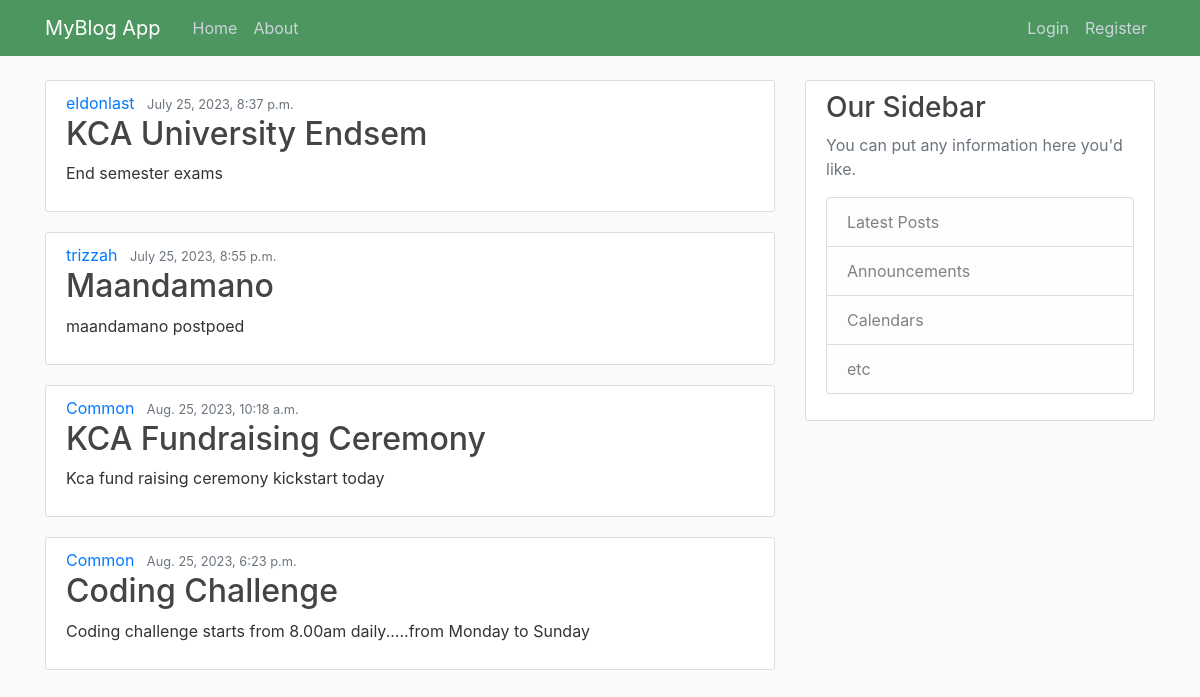
The page / on the database its author committed.
### blogg/models.py (models this page shows, shortened)
class Post(models.Model):
    title=models.CharField(max_length=100)
    content= models.TextField()
    date_posted= models.DateTimeField(default=timezone.now)
    author= models.ForeignKey(User, on_delete=models.CASCADE)

### blogg/views.py (the view)
# urls.py: 2. Add a URL to urlpatterns:  path('', views.home, name='home')
def home(request):
    context={
        'posts':Post.objects.all()
    }
    return render(request, 'blogg/home.html',context)

### blogg/templates/blogg/home.html
{% extends "blogg/base.html"%}
{% block content %}
  {% for post in posts %}
  <article class="media content-section">
    <div class="media-body">
      <div class="article-metadata">
        <a class="mr-2" href="#">{{ post.author }}</a>
        <small class="text-muted">{{ post.date_posted }}</small>
      </div>
      <h2><a class="article-title" href="#">{{ post.title }}</a></h2>
      <p class="article-content">{{ post.content }}</p>
    </div>
  </article>
  {% endfor %}
  {% endblock content %}

### blogg/templates/blogg/base.html (style rules this page uses)
h1, h2, h3, h4, h5, h6 { color: #444444; }
.content-section { background: #ffffff; padding: 10px 20px; border: 1px solid #dddddd; border-radius: 3px; margin-bottom: 20px; }
.article-title { color: #444444; }
.article-content { white-space: pre-line; }

### rows shown on the page
Post: author "eldonlast", date_posted "July 25, 2023, 8:37 p.m.", title "KCA University Endsem", content "End semester exams"
Post: author "trizzah", date_posted "July 25, 2023, 8:55 p.m.", title "Maandamano", content "maandamano postpoed"
Post: author "Common", date_posted "Aug. 25, 2023, 10:18 a.m.", title "KCA Fundraising Ceremony", content "Kca fund raising ceremony kickstart today"
Post: author "Common", date_posted "Aug. 25, 2023, 6:23 p.m.", title "Coding Challenge", content "Coding challenge starts from 8.00am daily.....from Monday to Sunday"
